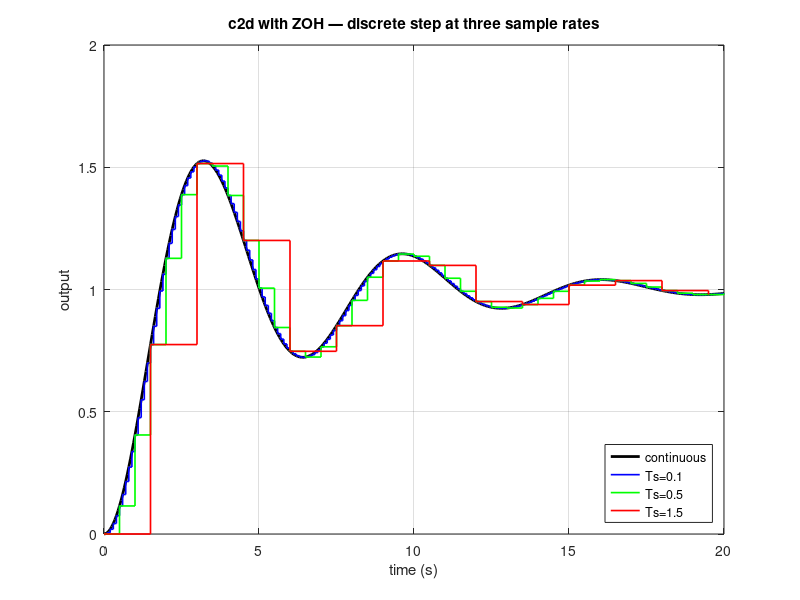

Write the MATLAB code that produced this figure.
% discretize_zoh.m
% Convert a continuous-time plant to discrete via zero-order hold
% (c2d, ZOH method) at three sample rates. Show how Ts choice affects
% the discrete step response vs the continuous reference.



clear
close all

Gc = tf(1, [1, 0.4, 1]);              % under-damped 2nd-order

t  = linspace(0, 20, 400);
yc = step(Gc, t);

% Three sample times.
Ts_list = [0.1, 0.5, 1.5];

figure;
plot(t, yc, 'k', 'LineWidth', 2); grid on;
hold on;
colors = 'bgr';
for k = 1:numel(Ts_list)
    Ts = Ts_list(k);
    Gd = c2d(Gc, Ts, 'zoh');
    [yd, td] = step(Gd, t(end));
    stairs(td, yd, colors(k), 'LineWidth', 1.2);
end
hold off;
xlabel('time (s)'); ylabel('output');
legend('continuous', 'Ts=0.1', 'Ts=0.5', 'Ts=1.5', 'location', 'southeast');
title('c2d with ZOH — discrete step at three sample rates');
